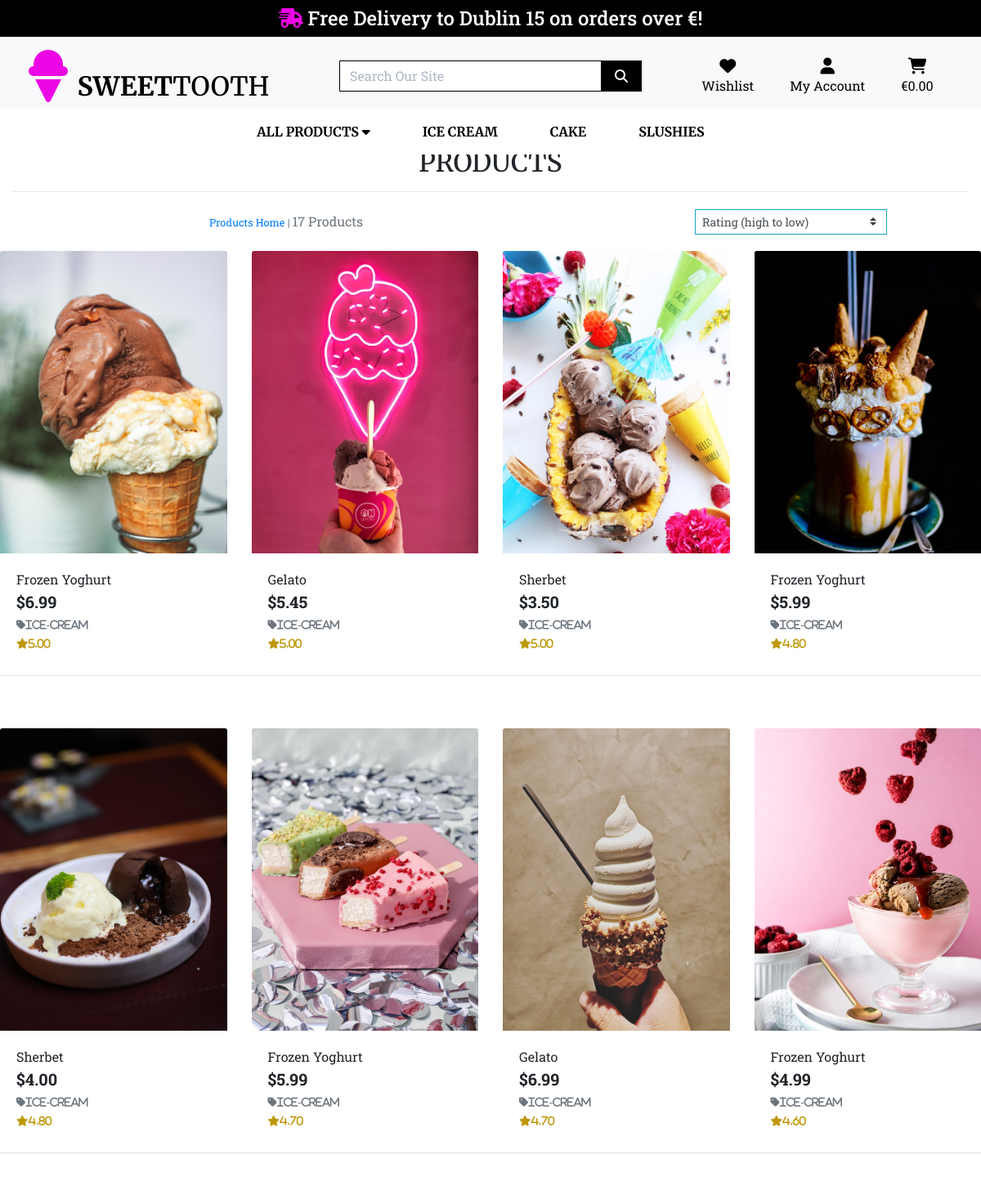
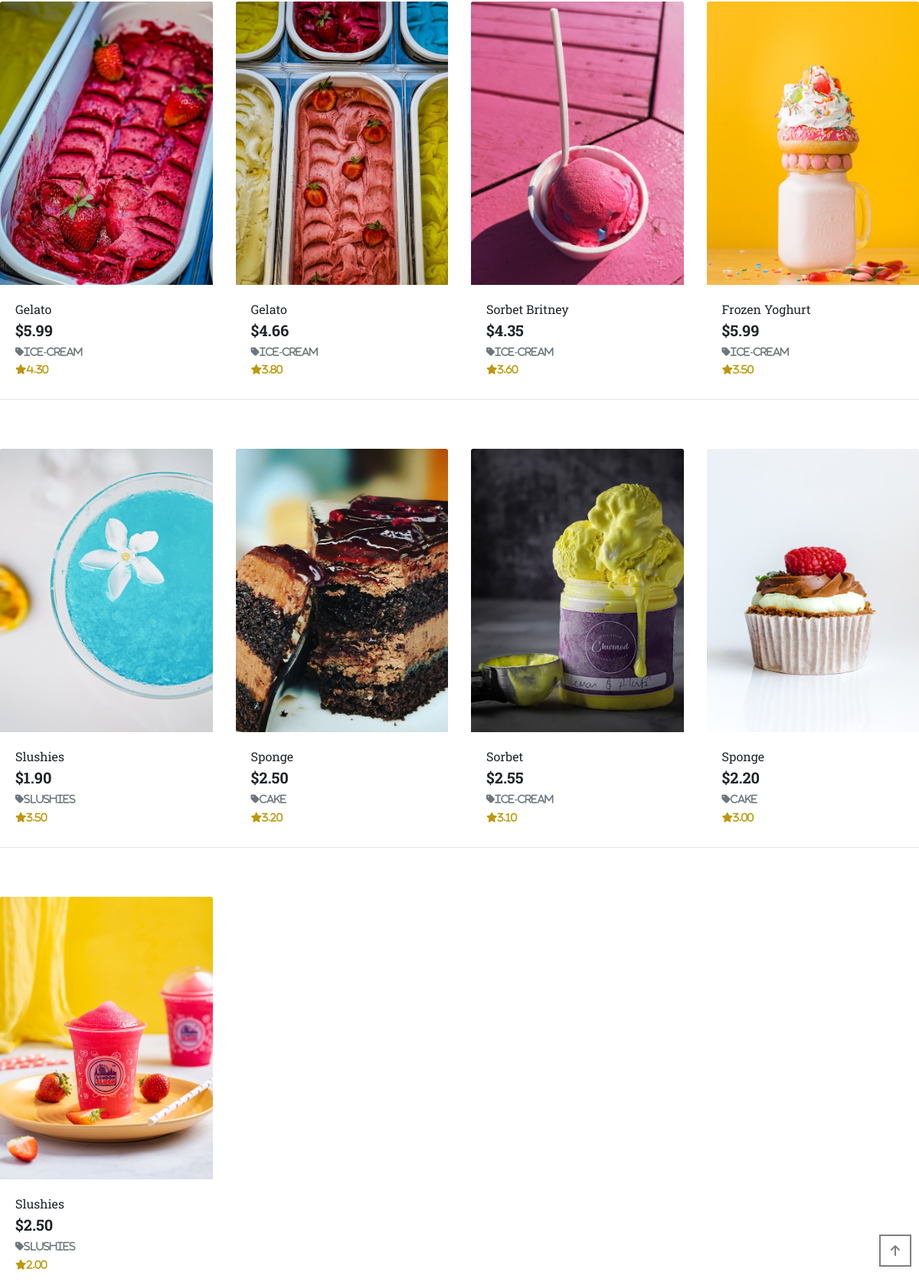
Page /products/?sort=rating&direction=desc on the committed database (2 pictures, top to bottom).
### products/models.py (models this page shows, shortened)
class Product(models.Model):
    category = models.ForeignKey('Category', null=True, blank=True, on_delete=models.SET_NULL)
    sku = models.CharField(max_length=254, null=True, blank=True)
    name = models.CharField(max_length=254)
    description = models.TextField()
    has_sizes = models.BooleanField(default=False, null=True, blank=True)
    price = models.DecimalField(max_digits=6, decimal_places=2)
    rating = models.DecimalField(max_digits=6, decimal_places=2, null=True, blank=True)
    image_url = models.URLField(max_length=1024, null=True, blank=True)
    image = models.ImageField(null=True, blank=True)

class Category(models.Model):
    class Meta:
        verbose_name_plural = 'Categories'
    name = models.CharField(max_length=254)
    friendly_name = models.CharField(max_length=254, null=True, blank=True)

### products/views.py (the view, shortened to what this page needs)
# urls.py: path('', views.all_products, name='products'),
def all_products(request):
    products = Product.objects.all()
    query = None
    categories = None
    sort = None
    direction = None
    if request.GET:
        if 'sort' in request.GET:
            sortkey = request.GET['sort']
            sort = sortkey
            if sortkey == 'name':
                sortkey = 'lower_name'
                products = products.annotate(lower_name=Lower('name'))
                if sortkey == 'category':
                    sortkey = 'category__name'
            if 'direction' in request.GET:
                direction = request.GET['direction']
                if direction == 'desc':
                    sortkey = f'-{sortkey}'
            products = products.order_by(sortkey)
        if 'category' in request.GET:
            categories = request.GET['category'].split(',')
            products = products.filter(category__name__in=categories)
            categories = Category.objects.filter(name__in=categories)
    current_sorting = f'{sort}_{direction}'
    context = {
        'products': products,
        'search_term': query,
        'current_categories': categories,
        'current_sorting': current_sorting,
    }
    return render(request, 'products/products.html', context)

### products/templates/products/products.html (shortened to what this page needs)
{% extends "base.html" %}
{% load static %}
{% block page_header %}
    <div class="container header-container">
    </div>
{% endblock %}
{% block content %}
<div class="overlay"></div>
<div class="container-fluid">
    <div class="row">
        <div class="col text-center mt-3">
            <h2 class="logo-font mb-3">Products</h2>
            <hr class="mb-1">
        </div>
    </div>
    <div class="row">
        <div class="product-container col-10 offset-1">
            <div class="row mt-1 mb-2">
                <div class="col-12 col-md-6 my-auto order-md-last d-flex justify-content-center justify-content-md-end">
                    <div class="sort-select-wrapper w-50">
                        <select id="sort-selector"
                            class="custom-select custom-select-sm rounded-0 border border-{% if current_sorting != 'None_None' %}info{% else %}black{% endif %}">
                            <option value="rating_desc" {% if current_sorting == 'rating_desc' %}selected{% endif %}>
                                Rating (high to low)</option>
                        </select>
                    </div>
                </div>
                <div class="col-12 col-md-6 order-md-first">
                    <p class="text-muted mt-3 text-center text-md-left">
                        {% if search_term or current_categories or current_sorting != 'None_None' %}
                        <span class="small"><a href="{% url 'products' %}">Products Home</a> | </span>
                        {% endif %}
                        {{ products|length }} Products
                    </p>
                </div>
            </div>
        </div>
        <div class="row">
            {% for product in products %}
            <div class="col-sm-6 col-md-6 col-lg-4 col-xl-3">
                <div class="card h-100 border-0 hvr-glow">
                    {% if product.image %}
                    <a href="{% url 'products' %}">
                        <img src="{{ product.image.url }}" alt="{{ product.name }}" class="card-img-top img-fluid">
                    </a>
                    {% else %}
                    <a href="">
                        <img src="{{ MEDIA_URL }}noimage.png" alt="{{ product.name }}" class="card-img-top img-fluid">
                    </a>
                    {% endif %}
                    <div class="card-body pb-0">
                        <p class="mb-0">{{ product.name }}</p>
                    </div>
                    <div class="card-footer bg-white pt-0 border-0 text-left">
                        <div class="row">
                            <div class="col">
                                <p class="lead mb-0 text-left font-weight-bold">
                                    ${{ product.price }}
                                </p>
                                {% if product.category %}
                                <p class="small mt-1 mb-0">
                                    <a href="{% url 'products' %}?category={{ product.category.name}}"
                                        class="text-muted">
                                        <i class="fas fa-tag mr-1">{{ product.category.friendly_name }}</i>
                                    </a>
                                </p>
                                {% endif %}
                                {% if product.rating %}
                                <small class="text-muted"><i class="fa fa-star mr-1">{{ product.rating }}</i></small>
                                {% else %}
                                <small class="text-muted">No rating</small>
                                {% endif %}
                            </div>
                        </div>
                    </div>
                </div>
            </div>
            {% if forloop.counter|divisibleby:4 %}
            <div class="col-12 d-none d-xl-block mb-5">
                <hr>
            </div>
            {% endif %}
            {% endfor %}
        </div>
    </div>
</div>
<div class="btt-button shadow-sm rounded-0 border border-black">
    <a href="" class="btt-link d-flex h-100">
        <i class="fas fa-arrow-up text-black mx-auto my-auto"></i>
    </a>
</div>
{% endblock %}

### static/css/base.css (style rules this page uses)
* { margin:0; padding:0; }
html { height:100%; }
body { font-family: 'Roboto Slab', serif; background-color: #fff; margin-bottom:60px; height:100%; width: 100%; }
.text-center { text-align: center!important; }
.logo-font { text-transform:uppercase; font-family: 'Merriweather', serif; cursor: pointer; }
.text-black { color:#000 !important; }
.border-black { border: 1px solid #000 !important; }
@media (min-width:1200px) { .container { max-width:80%; } }
@media (min-width: 992px) { .header-container { padding-top: 164px; } }
.overlay { height:100%; width:100%; top:0; left:0; position:fixed; background:#fff; z-index:-1; }
.btt-button { height:42px; width:42px; position:fixed; bottom:20px; right:10px; border: 2px solid grey!important; z-index: 999; }
.btt-link { cursor:pointer; }
.fa-star { color:#be980b; }
.fa-arrow-up { color:grey!important; }

### rows in the picture
Product: image (picture), name "Frozen Yoghurt", price "6.99", category.friendly_name "Ice-cream", rating "5.00"
Product: image (picture), name "Gelato", price "5.45", category.friendly_name "Ice-cream", rating "5.00"
Product: image (picture), name "Sherbet", price "3.50", category.friendly_name "Ice-cream", rating "5.00"
Product: image (picture), name "Frozen Yoghurt", price "5.99", category.friendly_name "Ice-cream", rating "4.80"
Product: image (picture), name "Sherbet", price "4.00", category.friendly_name "Ice-cream", rating "4.80"
Product: image (picture), name "Frozen Yoghurt", price "5.99", category.friendly_name "Ice-cream", rating "4.70"
Product: image (picture), name "Gelato", price "6.99", category.friendly_name "Ice-cream", rating "4.70"
Product: image (picture), name "Frozen Yoghurt", price "4.99", category.friendly_name "Ice-cream", rating "4.60"
Product: image (picture), name "Gelato", price "5.99", category.friendly_name "Ice-cream", rating "4.30"
Product: image (picture), name "Gelato", price "4.66", category.friendly_name "Ice-cream", rating "3.80"
Product: image (picture), name "Sorbet Britney", price "4.35", category.friendly_name "Ice-cream", rating "3.60"
Product: image (picture), name "Frozen Yoghurt", price "5.99", category.friendly_name "Ice-cream", rating "3.50"
Product: image (picture), name "Slushies", price "1.90", category.friendly_name "Slushies", rating "3.50"
Product: image (picture), name "Sponge", price "2.50", category.friendly_name "Cake", rating "3.20"
Product: image (picture), name "Sorbet", price "2.55", category.friendly_name "Ice-cream", rating "3.10"
Product: image (picture), name "Sponge", price "2.20", category.friendly_name "Cake", rating "3.00"
Product: image (picture), name "Slushies", price "2.50", category.friendly_name "Slushies", rating "2.00"

### other values in the picture
{{ products|length }} "17"
